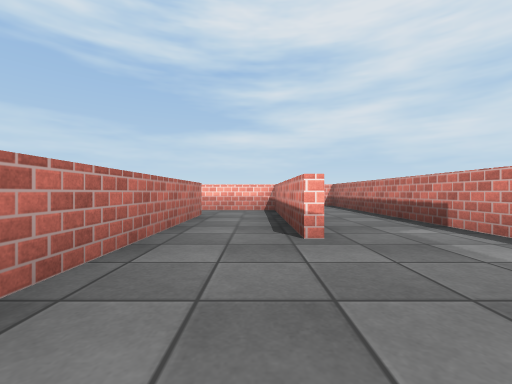
[1] (above)

19 first-person views from a walk through a Unity game level. The camera is 0.23 m above the floor, looks level and sees 90° across. The floor is counted in squares, 0.5 m on a side. Each view is taken from the middle of a square. On the plan, view 1 faces up. The plan holds only what a view shows up to about 9 squares ahead; the rest is blank. The place goes on beyond the plan. The player character is not drawn. Surface patterns are stand-ins for the level's own textures.

[2]
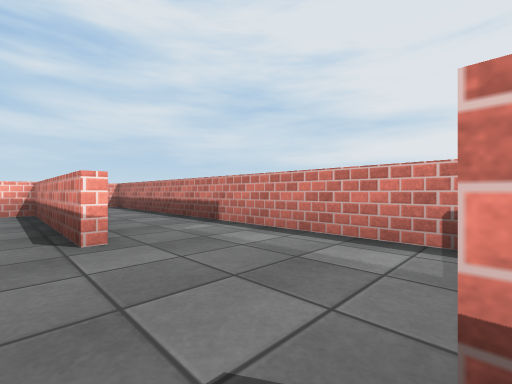

[3]
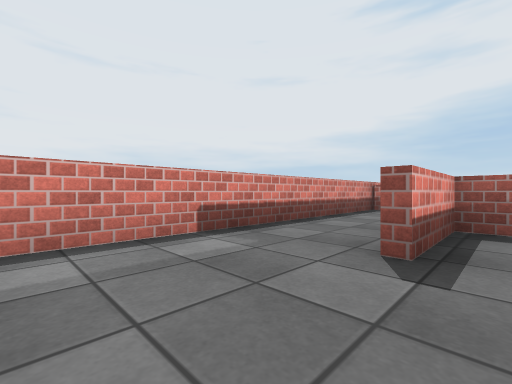

[4]
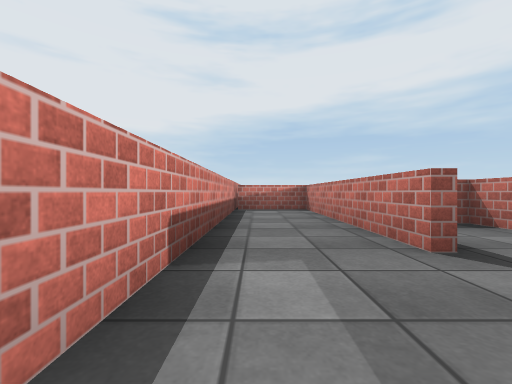

[5]
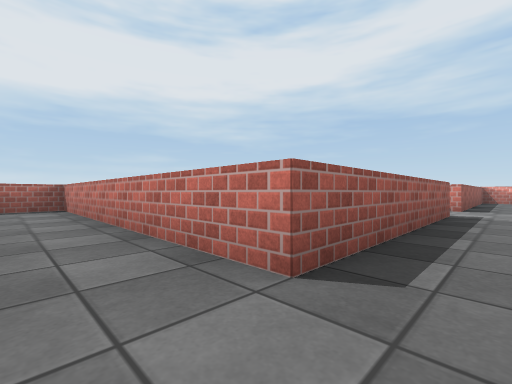

[6]
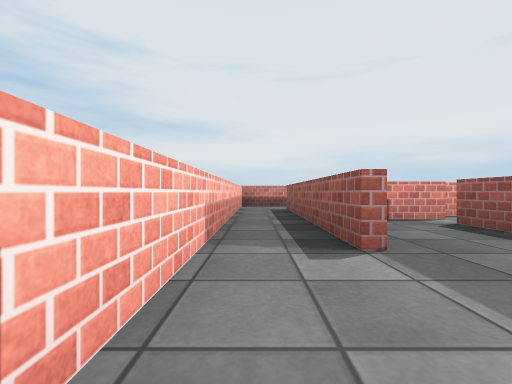

[7]
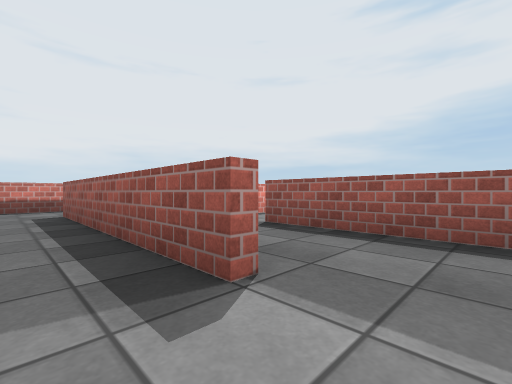

[8]
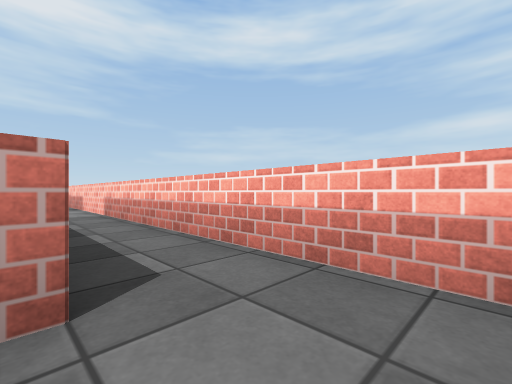

[9]
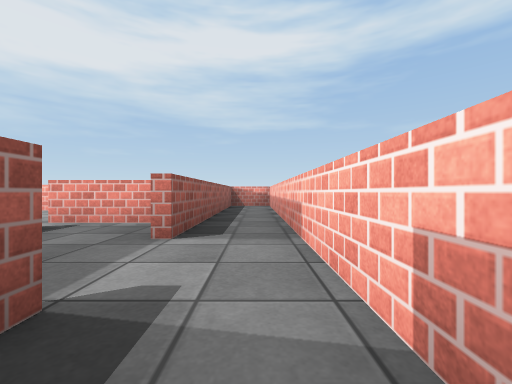

[10]
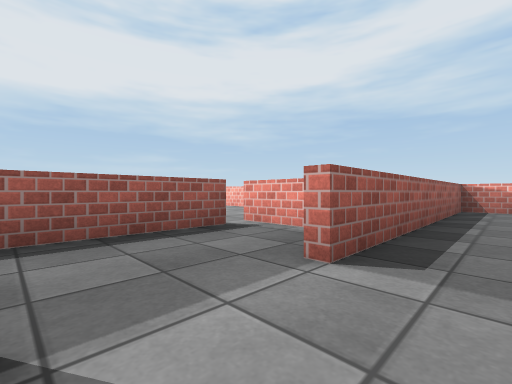

[11]
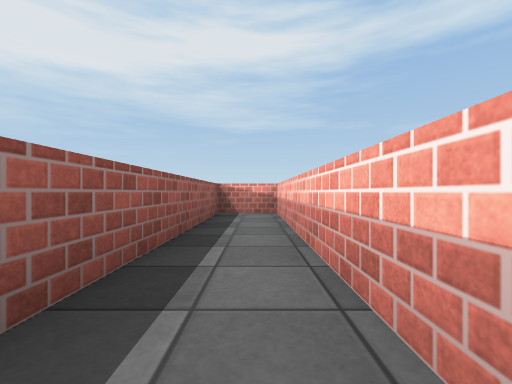

[12]
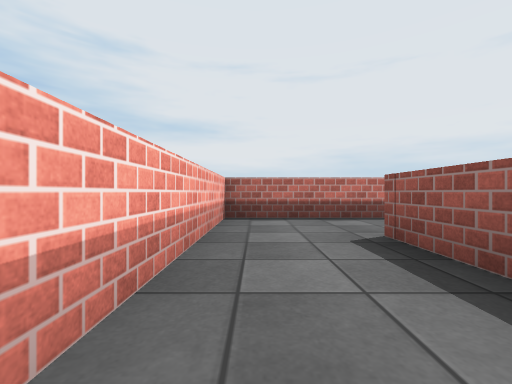

[13]
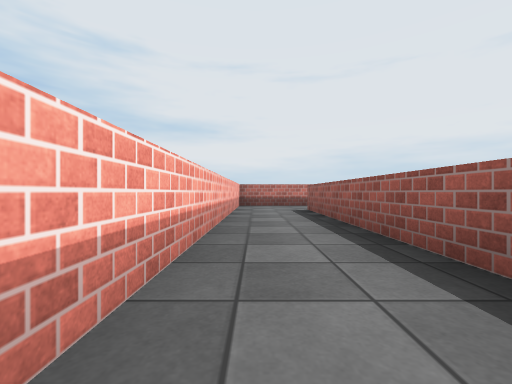

[14]
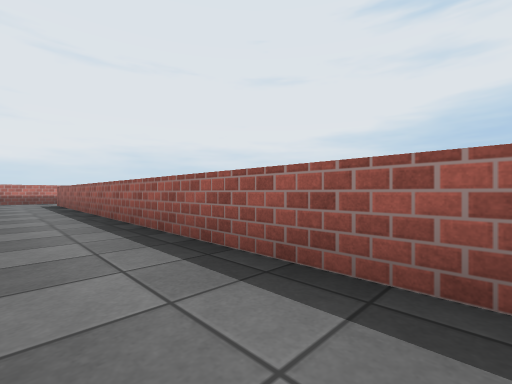

[15]
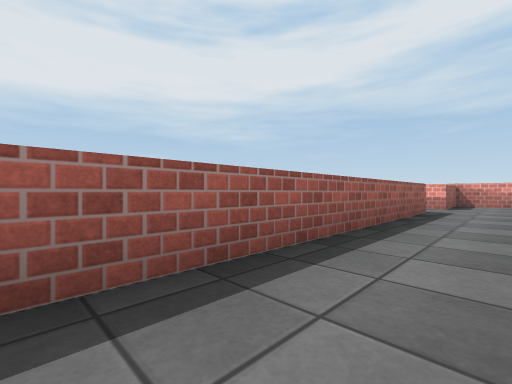

[16]
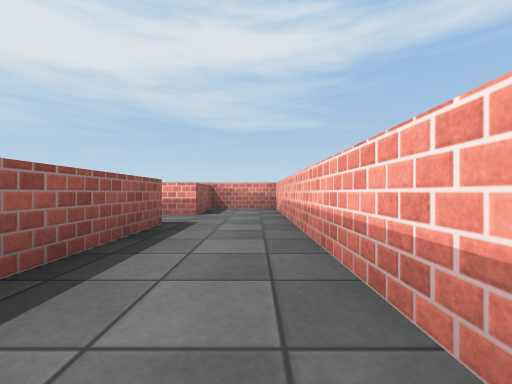

[17]
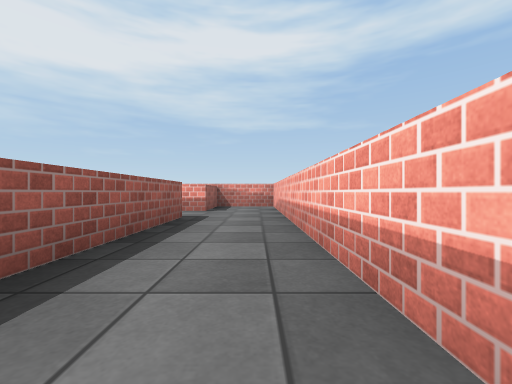

[18]
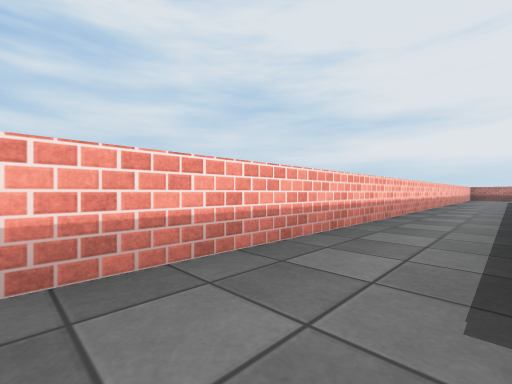

[19]
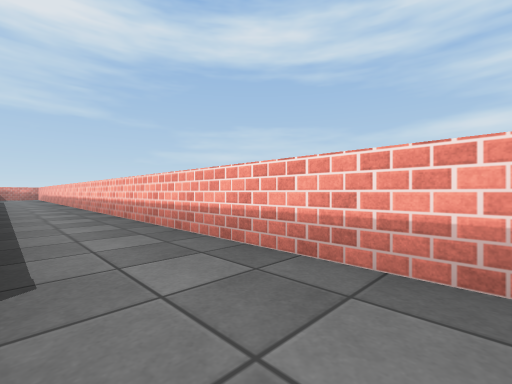

### Floor plan
Ten units are one square. View 1 is at (0, 0); x grows to the right and y downward. Boxes are objects, and circles mark ways between rooms. Rooms are numbered by the first view taken in them; rooms with no view inside come last. Other rooms are left out.
<svg viewBox="-176 -91 206 151">
<path fill="none" stroke="#000" d="M-60 -52 -11 -52 -11 17 5 17 5 -1M5 -25 5 -65 -135 -65 -135 -52 -75 -52M7 -1 7 47 25 47M25 55 25 -86 15 -86M-138 -67 8 -67M-171 -67 -152 -67 -152 -60M15 -86 -171 -86 -171 -58M-84 -31 -42 -31M-88 -49 -88 -29M-37 -28 -37 -39"/>
<circle cx="10" cy="-15" r="3" fill="#2a7"/>
<circle cx="-65" cy="-50" r="3" fill="#2a7"/>
<circle cx="10" cy="-80" r="3" fill="#2a7"/>
<text x="-50" y="-60">1</text>
<text x="20" y="-20">2</text>
<text x="-80" y="-80">3</text>
<text x="-70" y="-40">4</text>
</svg>
Room 1 opens to room 2. Room 1 opens to room 4. Room 2 opens to room 3.

Where each view was taken, in squares from view 1:
view 1: 0 up, 0 right, facing up
view 2: 0 up, 0 right, facing up-right
view 3: 2 up, 0 right, facing down-right
view 4: 2 up, 2 right, facing down
view 5: 6 up, 0 right, facing down-left
view 6: 6 up, 8 left, facing right
view 7: 6 up, 7 left, facing down-right
view 8: 5 up, 0 right, facing up-left
view 9: 6 up, 5 left, facing left
view 10: 6 up, 6 left, facing down-left
view 11: 6 up, 8 left, facing left
view 12: 8 up, 2 left, facing right
view 13: 8 up, 6 left, facing right
view 14: 8 up, 10 left, facing down-right
view 15: 8 up, 7 left, facing down-left
view 16: 8 up, 10 left, facing left
view 17: 8 up, 9 left, facing left
view 18: 7 up, 15 left, facing up-right
view 19: 7 up, 2 right, facing up-left
